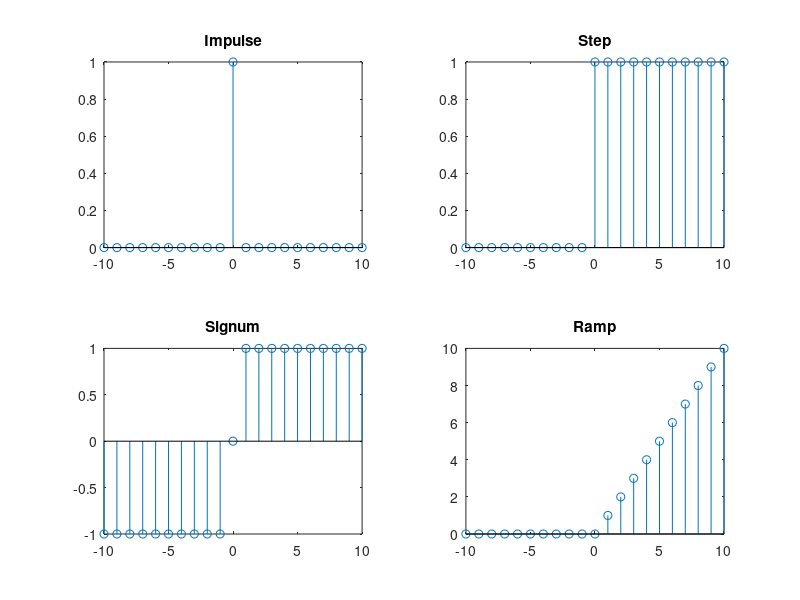

This figure's MATLAB source:
clc
clear 
clear all

% WAP to generate unit impulse unit step ramp and signum function using inbuit function zeros and ones.

x= -10:10;
imp = [zeros(1,10) , ones(1), zeros(1,10)];

step = [zeros(1,10) , ones(1,11)];

sgn = [-1*ones(1,10) , zeros(1), ones(1,10)];

ramp = x.*[zeros(1,10) , ones(1,11)];

subplot(2,2,1)
stem(x,imp)
title('Impulse')

subplot(2,2,2)
stem(x,step);
title('Step')

subplot(2,2,3)
stem(x,sgn);
title('Signum')

subplot(2,2,4)
stem(x,ramp);
title('Ramp')




